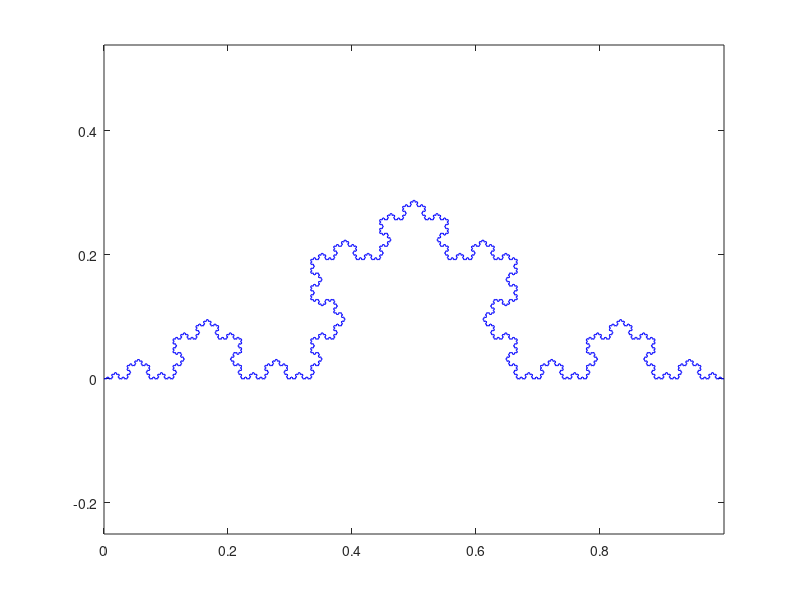

Here is the MATLAB script that generated this plot:
% Program_06a - The Koch Curve.
% Chapter 6 - Fractals and Multifractals.
% Copyright Springer 2025. Stephen Lynch.

% Plot the Koch curve up to stage k (Figure 6.2)
clear
k=6;        
mmax=4^k;
x=zeros(1,mmax);y=zeros(1,mmax);segment=zeros(1,mmax);
h=3^(-k);
x(1)=0;y(1)=0;
angle(1)=0;angle(2)=pi/3;angle(3)=-pi/3;angle(4)=0;
for a=1:mmax
    m=a-1;ang=0;
    for b=1:k
        segment(b)=mod(m,4);
        m=floor(m/4);
        r=segment(b)+1;
        ang=ang+angle(r);
    end
    x(a+1)=x(a)+h*cos(ang);
    y(a+1)=y(a)+h*sin(ang);
end

plot(x,y,'b');
axis equal

% End of Program_06a.
